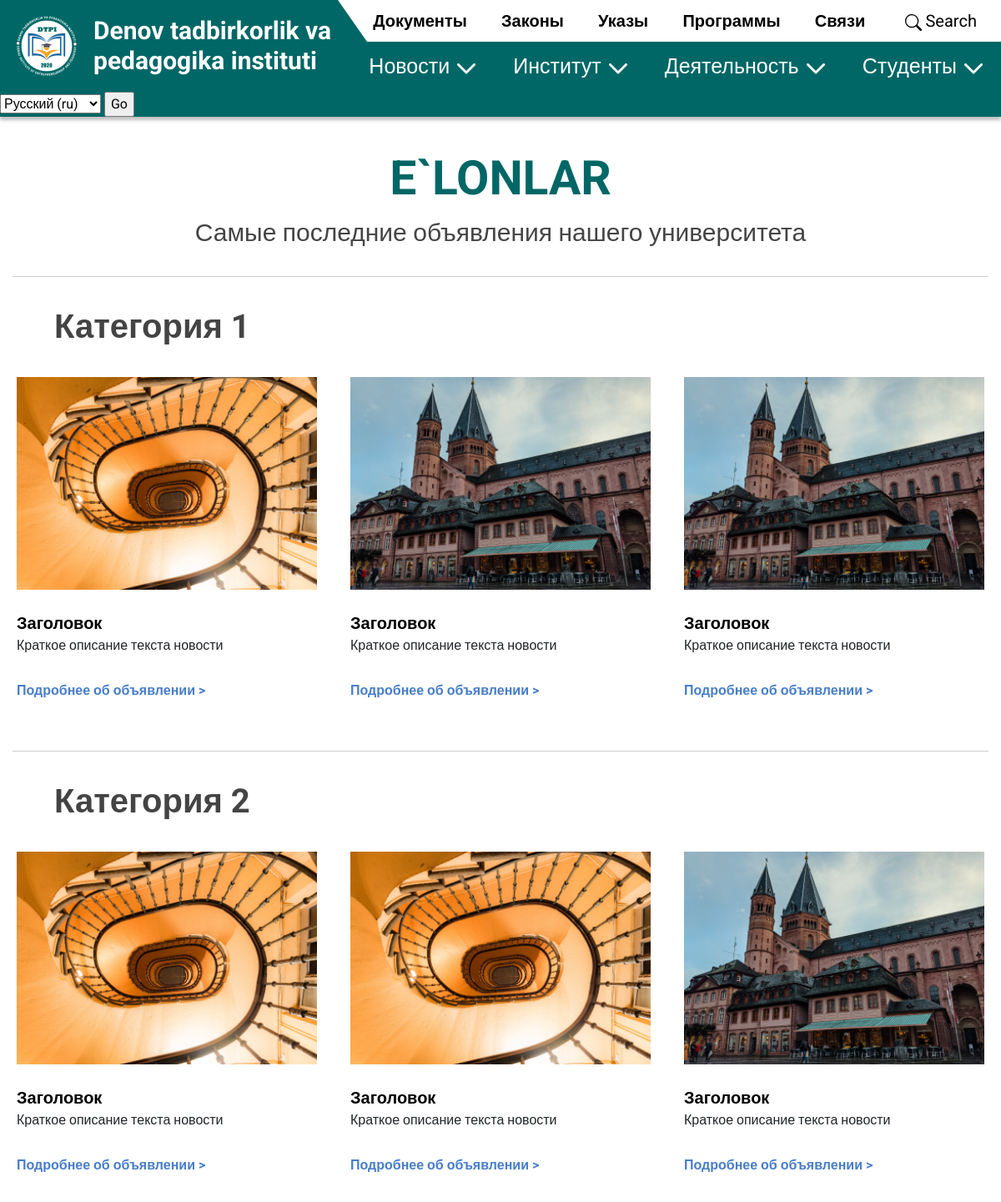
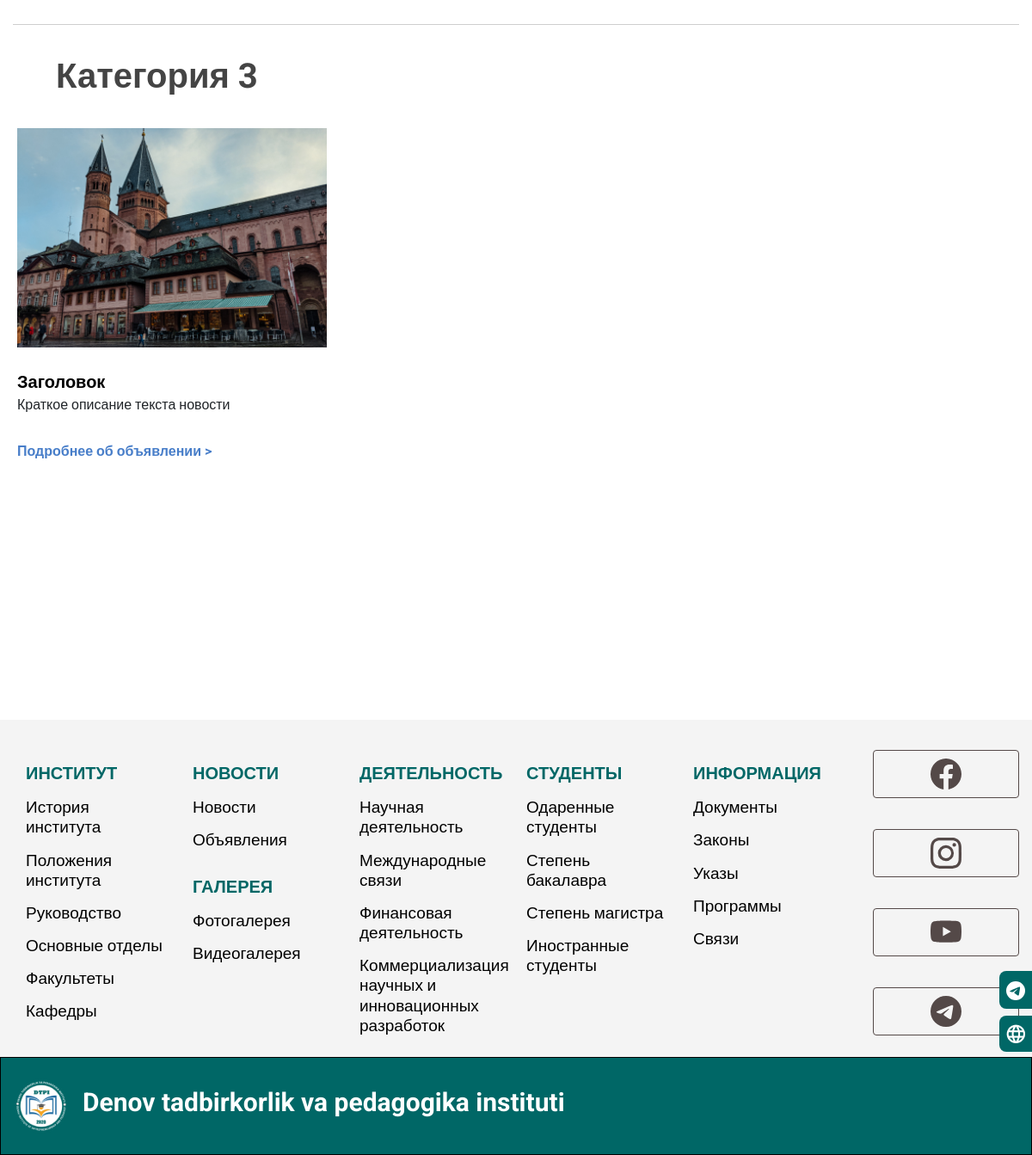
Screenshot of /ru/ads/ with the database file from the repository (2 pictures, top to bottom).
### main/models.py (models this page shows, shortened)
class AdsCategory(models.Model):
    name = models.CharField(max_length=255, verbose_name="Название")
    description = models.CharField(max_length=255, verbose_name="Описание")
    class Meta:
        verbose_name = 'категории объявлений'
        verbose_name_plural = 'Категории объявлений'

class Ad(models.Model):
    ad = models.ForeignKey(AdsCategory, on_delete=models.CASCADE, verbose_name="Категория объявлений")
    image = models.ImageField(upload_to='pages/', null=True, blank=True, verbose_name="Излбражение")
    title = models.CharField(max_length=255, verbose_name="Заголовок")
    description = models.CharField(max_length=255, verbose_name="Описание")
    content = RichTextUploadingField(verbose_name="Текст")
    class Meta:
        verbose_name = 'объявление'
        verbose_name_plural = 'Объявления'

### main/views.py (the view)
# urls.py: path('ads/', ads, name='ads'),
def ads(request):
    content = AdsCategory.objects.all()
    return render(request, 'ads.html', {'content': content})

### templates/ads.html (shortened to what this page needs)
{% extends 'base.html' %} {% load static %}
{% block content %}
        <section class="section-adsz">
            <section class="section-content">
                <div class="container-xl">
                    <h2 class="title text-center">E`LONLAR</h2>
                    <div class="descr text-center">
                        Самые последние объявления нашего университета
                    </div>
                    <div class="cotegories">
                        {% for category in content %}
                            <div class="category">
                                <div class="cat-name">
                                    <a href="{% url 'ads_category' category.pk %}" style="color: #444444"
                                       class="link">{{ category.name }}</a>
                                </div>
                                <div class="row row-cols-1 row-cols-lg-3 ads">
                                    {% for ad in category.ad_set.all|slice:":3" %}
                                        <div class="col ad">
                                            <img src="{{ ad.image.url }}" class="img-fluid w-100" alt="">
                                            <div class="title">{{ ad.title }}</div>
                                            <div class="descrip">{{ ad.description }}</div>
                                            <a href="{% url 'ad' ad.pk %}" class="link">Подробнее об объявлении ></a>
                                        </div>
                                    {% endfor %}
                                </div>
                            </div>
                        {% endfor %}
                    </div>
                </div>
            </section>
        </section>
{% endblock %}

### templates/base.html (shortened to what this page needs)
{% load static %}
<!DOCTYPE html>
<html lang="en">
<head>
    <link rel="stylesheet" href="{% static 'bootstrap/css/bootstrap.css' %}">
    <link rel="stylesheet" href="{% static 'css/base.css' %}">
</head>
<body class="position-relative body">
{% include 'navbar.html' %}
<div id="local">
    <img src="{% static 'img/local.png' %}" class="img-fluid" alt="">
</div>
<a id="tg" href="https://t.me/dtpi_uz">
</a>
{% block content %}
{% endblock %}
{% include 'footer.html' %}
</body>
</html>

### templates/navbar.html (shortened to what this page needs)
{% load static %}
{% load i18n %}
<header id="header" class="header ">
    <nav class=" navbar navbar-expand-lg navbar-light py-0 w-100 row mx-auto container-xl">
        <div class="col-4 p-0 d-flex align-items-center">
            <img src="{% static 'img/Logo.png' %}" class="mr-3 logo" width="80px" height="80px" alt="">
            <a class="navbar-brand text-white logo d-none d-lg-block  " href="{% url 'home' %}"><h3 class="m-0">Denov
                tadbirkorlik va <br> pedagogika instituti</h3></a>
        </div>
        <div class="col-8 p-0">
            <div class="level1 position-relative">
                <div class="position-absolute helper d-none d-lg-block"></div>
                <div class="wrapper d-flex align-items-center justify-content-end justify-content-lg-between  ">
                    <div class="d-none d-lg-flex" id="triangle-bottomleft"></div>
                    <div class="links d-lg-flex justify-content-between d-none w-100">
                        <a href="{%  url 'regulations' %}" class="link"> {% trans 'Документы' %} </a>
                        <a href="" class="link"> Законы </a>
                        <a href="{%  url 'decree' %}" class="link"> Указы </a>
                        <a href="{% url 'programs' %}" class="link"> Программы </a>
                        <a class="link"> Связи </a>
                        <button type="button" class="btn text-white search" style="white-space: nowrap"
                        >
                            Search
                        </button>
                    </div>
                </div>
            </div>
            <div class="level2 d-lg-flex d-none pl-2">
                <div class="links d-flex justify-content-between align-items-center w-100 pl-4">
                    <div class="dropdown">
                        <a class="  link " href="#" id="navbarDropdown1" role="button"
                           data-toggle="dropdown" aria-expanded="false">
                            Новости
                            <span class="pl-2 down">
                                        <img src="{% static 'img/arrow.png' %}" class="img-fluid" alt="">
                                    </span>
                        </a>
                    </div>
                    <div class="dropdown">
                        <a class="  link " href="#" id="navbarDropdown2" role="button"
                           data-toggle="dropdown" aria-expanded="false">
                            Институт
                            <span class="pl-2 down">
                                        <img src="{% static 'img/arrow.png' %}" class="img-fluid" alt="">
                                    </span>
                        </a>
                    </div>
                    <div class="dropdown">
                        <a class="  link " href="#" id="navbarDropdown3" role="button"
                           data-toggle="dropdown" aria-expanded="false">
                            Деятельность
                            <span class="pl-2 down">
                                        <img src="{% static 'img/arrow.png' %}" class="img-fluid" alt="">
                                    </span>
                        </a>
                    </div>
                    <div class="dropdown">
                        <a class="  link " href="#" id="navbarDropdown4" role="button"
                           data-toggle="dropdown" aria-expanded="false">
                            Студенты
                            <span class="pl-2 down">
                                         <img src="{% static 'img/arrow.png' %}" class="img-fluid" alt="">
                                     </span>
                        </a>
                    </div>
                </div>
            </div>
        </div>
    </nav>
<form action="{% url 'set_language' %}" method="post">{% csrf_token %}
    <select name="language">
        {% get_current_language as LANGUAGE_CODE %}
        {% get_available_languages as LANGUAGES %}
        {% get_language_info_list for LANGUAGES as languages %}
        {% for language in languages %}
            <option value="{{ language.code }}"{% if language.code == LANGUAGE_CODE %} selected{% endif %}>
                {{ language.name_local }} ({{ language.code }})
            </option>
        {% endfor %}
    </select>
    <input type="submit" value="Go">
</form>
</header>

### templates/footer.html (shortened to what this page needs)
{% load static %}
<footer class="footer position-relative ">
    <div class="main">
        <div class="container-xl">
            <div class="row ">
                <div class="col-lg-10 row row-cols-lg-5 m-0">
                    <div class="col">
                        <div class="title">
                            ИНСТИТУТ
                        </div>
                        <a href="" class="link">
                            История института
                        </a>
                        <a href="" class="link">
                            Положения института
                        </a>
                        <a href="" class="link">
                            Руководство
                        </a>
                        <a href="" class="link">
                            Основные отделы
                        </a>
                        <a href="" class="link">
                            Факультеты
                        </a>
                        <a href="" class="link">
                            Кафедры
                        </a>
                    </div>
                    <div class="col">
                        <div class="title">
                            НОВОСТИ
                        </div>
                        <a href="" class="link">
                            Новости
                        </a>
                        <a href="" class="link">
                            Объявления
                        </a>
                        <div class="title">
                            ГАЛЕРЕЯ
                        </div>
                        <a href="" class="link">
                            Фотогалерея
                        </a>
                        <a href="" class="link">
                            Видеогалерея
                        </a>
                    </div>
                    <div class="col">
                        <div class="title">
                            ДЕЯТЕЛЬНОСТЬ
                        </div>
                        <a href="" class="link">
                            Научная деятельность
                        </a>
                        <a href="" class="link">
                            Международные связи
                        </a>
                        <a href="" class="link">
                            Финансовая деятельность
                        </a>
                        <a href="" class="link">
                            Коммерциализация научных и инновационных разработок
                        </a>
                    </div>
                    <div class="col">
                        <div class="title">СТУДЕНТЫ</div>
                        <a href="" class="link">Одаренные студенты</a>
                        <a href="" class="link">Степень бакалавра</a>
                        <a href="" class="link">Степень магистра</a>
                        <a href="" class="link">Иностранные студенты</a>
                    </div>
                    <div class="col">
                        <div class="title">ИНФОРМАЦИЯ</div>
                        <a href="" class="link">Документы</a>
                        <a href="" class="link">Законы</a>
                        <a href="" class="link">Указы</a>
                        <a href="" class="link">Программы</a>
                        <a href="" class="link">Связи</a>
                    </div>
                </div>
                <div class="col-lg-2 cards ">
                    <a href="http://facebook.com/dtpi.uz" class="btn ">
                    </a>
                    <a href="http://instagram.com/dtpi.uz" class="btn ">
                    </a>
                    <a href="" class="btn ">
                    </a>
                    <a href="https://t.me/dtpi_uz" class="btn ">
                    </a>
                </div>
            </div>
        </div>
    </div>
    <div class="bottom">
        <div class="container-xl">
            <div class="d-flex align-items-center">
                <img src="{% static 'img/Logo.png' %}" class="img-fluid pr-3" width="80px" height="80px" alt="">
                <h3>Denov tadbirkorlik va pedagogika instituti</h3>
            </div>
        </div>
    </div>
</footer>

### rows the page displays
AdsCategory: name "Категория 1"
Ad: image (picture), title "Заголовок", description "Краткое описание текста новости"
Ad: image (picture), title "Заголовок", description "Краткое описание текста новости"
Ad: image (picture), title "Заголовок", description "Краткое описание текста новости"
AdsCategory: name "Категория 2"
Ad: image (picture), title "Заголовок", description "Краткое описание текста новости"
Ad: image (picture), title "Заголовок", description "Краткое описание текста новости"
Ad: image (picture), title "Заголовок", description "Краткое описание текста новости"
AdsCategory: name "Категория 3"
Ad: image (picture), title "Заголовок", description "Краткое описание текста новости"

### other values shown
form field language "Русский (ru)"
